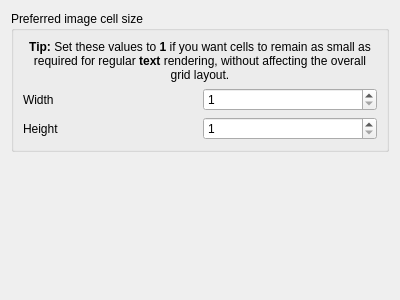
<?xml version="1.0" encoding="UTF-8"?>
<ui version="4.0">
 <class>CellRendererImage</class>
 <widget class="QWidget" name="CellRendererImage">
  <property name="geometry">
   <rect>
    <x>0</x>
    <y>0</y>
    <width>400</width>
    <height>300</height>
   </rect>
  </property>
  <property name="windowTitle">
   <string>Form</string>
  </property>
  <layout class="QVBoxLayout" name="verticalLayout">
   <item>
    <widget class="QGroupBox" name="prefImgCellSizeGrp">
     <property name="title">
      <string>Preferred image cell size</string>
     </property>
     <layout class="QGridLayout" name="gridLayout">
      <item row="2" column="1">
       <widget class="QSpinBox" name="prefImgCellSizeHgSpin">
        <property name="minimum">
         <number>1</number>
        </property>
        <property name="maximum">
         <number>99999999</number>
        </property>
        <property name="singleStep">
         <number>10</number>
        </property>
        <property name="cfg" stdset="0">
         <string>CellRendererImage.PreferredMinHeight</string>
        </property>
       </widget>
      </item>
      <item row="2" column="0">
       <widget class="QLabel" name="prefImgCellSizeHgLab">
        <property name="text">
         <string>Height</string>
        </property>
       </widget>
      </item>
      <item row="1" column="0">
       <widget class="QLabel" name="prefImgCellSizeWdLab">
        <property name="text">
         <string>Width</string>
        </property>
       </widget>
      </item>
      <item row="1" column="1">
       <widget class="QSpinBox" name="prefImgCellSizeWdSpin">
        <property name="minimum">
         <number>1</number>
        </property>
        <property name="maximum">
         <number>99999999</number>
        </property>
        <property name="singleStep">
         <number>10</number>
        </property>
        <property name="cfg" stdset="0">
         <string>CellRendererImage.PreferredMinWidth</string>
        </property>
       </widget>
      </item>
      <item row="0" column="0" colspan="2">
       <widget class="QLabel" name="label">
        <property name="text">
         <string>&lt;html&gt;&lt;head/&gt;&lt;body&gt;&lt;p&gt;&lt;span style=&quot; font-weight:700;&quot;&gt;Tip:&lt;/span&gt; Set these values to &lt;span style=&quot; font-weight:700;&quot;&gt;1&lt;/span&gt; if you want cells to remain as small as required for regular &lt;span style=&quot; font-weight:700;&quot;&gt;text&lt;/span&gt; rendering, without affecting the overall grid layout.&lt;/p&gt;&lt;/body&gt;&lt;/html&gt;</string>
        </property>
        <property name="alignment">
         <set>Qt::AlignmentFlag::AlignCenter</set>
        </property>
        <property name="wordWrap">
         <bool>true</bool>
        </property>
        <property name="margin">
         <number>11</number>
        </property>
       </widget>
      </item>
     </layout>
    </widget>
   </item>
   <item>
    <spacer name="verticalSpacer">
     <property name="orientation">
      <enum>Qt::Orientation::Vertical</enum>
     </property>
     <property name="sizeHint" stdset="0">
      <size>
       <width>20</width>
       <height>40</height>
      </size>
     </property>
    </spacer>
   </item>
  </layout>
 </widget>
 <resources/>
 <connections/>
</ui>
